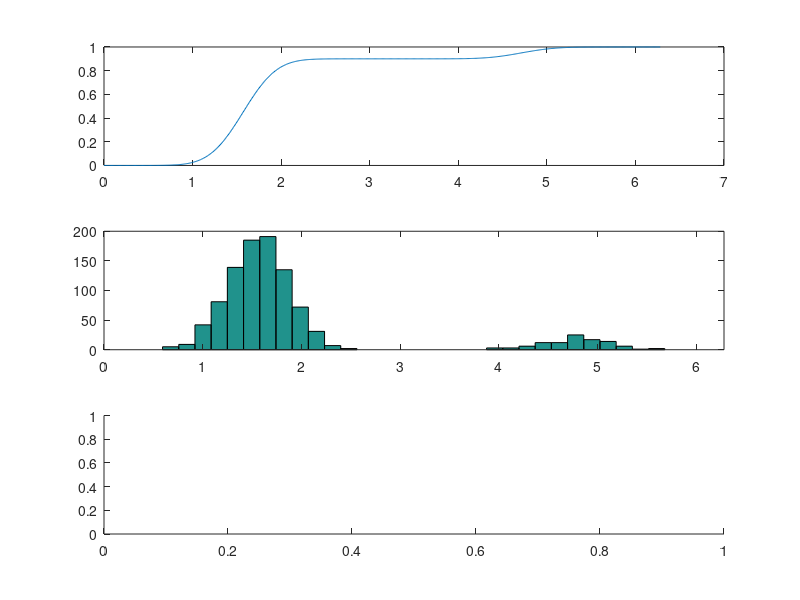

This figure's MATLAB source: (Note: this script raises an error after producing the figure.)
% example settings
clear all 
close all

tps=0:1:24;

settings.osc_fraction=0.05; 
settings.num_samples=1000;
settings.mean_amp=0.4;
settings.noise_to_amp=0.3;
amps=exprnd(settings.mean_amp,1,settings.num_samples);

settings.bimodal_frac=0.9; % 1 means just dist 1, 0 means just dist 2
settings.acro_mu1= pi/2; % phase
settings.acro_mu2= 3*pi/2;
settings.acro_sigma1 = 0.3;
settings.acro_sigma2 = 0.3;
% use CDF to sample bimodal
bimodal_norm_cdf= @(x) settings.bimodal_frac*normcdf(x,settings.acro_mu1,settings.acro_sigma1)...
    +(1-settings.bimodal_frac)*normcdf(x,settings.acro_mu2,settings.acro_sigma2);

rand_samps=rand(1,settings.num_samples);

optim_options = optimset('Display','off');
acro=arrayfun(@(x) fminsearch(@(y) (bimodal_norm_cdf(y) - x)^2,pi,optim_options),rand_samps); %fminbnd works well on bounded domain

subplot(3,1,1)
xlim([0 2*pi])
plot(0:0.01:2*pi,bimodal_norm_cdf(0:0.01:2*pi));

subplot(3,1,2)
hist(acro,sqrt(settings.num_samples))
xlim([0 2*pi])

noise=settings.mean_amp*settings.noise_to_amp*(2*rand(settings.num_samples,length(tps))-1);
%%
tp_mat=ones(settings.num_samples,1)*tps;
acro_mat=acro'*ones(1,length(tps));
phase_mat=tp_mat*2*pi/24-acro_mat;

signal=amps'.*cos(phase_mat)+noise;

subplot(3,1,3)
hold on
for i=1:settings.num_samples
    plot(tps,signal(i,:),'-k','Color',[0 0 0 0.1])
end
hold off


